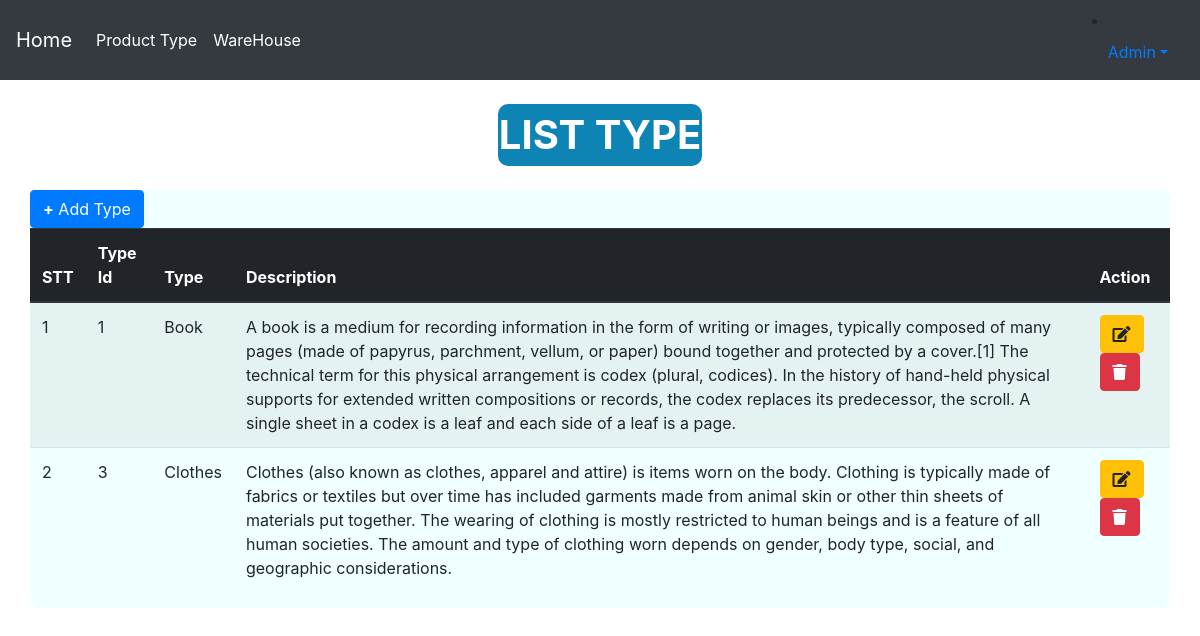
The page /indexType.php on the database its author committed.
### tables this page shows
CREATE TABLE `productTypes` (
  `productType_id` int NOT NULL,
  `productType` varchar(255) DEFAULT NULL,
  `textDiscription` varchar(4000) DEFAULT NULL
);

### src/controller/typeController.php (called while the page is built, shortened)
<?php
class typeController
{
    protected $typeModel;
    public function __construct()
    {
        $this->typeModel = new TypeModel();
    }
    public function show()
    {
        $type = $this->typeModel->getAll();
        include_once 'src/view/listType.php';
    }
}

### src/model/TypeModel.php (called while the page is built, shortened)
<?php
class TypeModel
{
    protected $database;
    public function __construct()
    {
        $db = new connDB();
        $this->database = $db->connect();
    }
    public function getAll()
    {
        $sql = 'SELECT * FROM `productTypes`';
        $stmt = $this->database->query($sql);
        $stmt->execute();
        $data = $stmt->fetchAll();
        $array = [];
        foreach ($data as $value) {
            $type = new Type($value['productType'], $value['textDiscription']);
            $type->setProductTypeId($value['productType_id']);
            array_push($array, $type);
        }
        return $array;
    }
}

### src/model/ConnDB.php (called while the page is built, shortened)
<?php
class connDB
{
    protected $dns;
    protected $user;
    protected $password;
    public function __construct()
    {
        $this->dns = 'mysql:host=localhost;dbname=caseModule2';
        $this->user = 'root';
        $this->password = '123456@Abc';
    }
    public function connect()
    {
        return new PDO($this->dns, $this->user, $this->password);
    }
}

### src/model/Type.php (called while the page is built, shortened)
<?php
class Type
{
    protected $productTypeId;
    protected $productType;
    protected $TextDiscription;
    public function __construct($productType, $TextDiscription)
    {
        $this->productType = $productType;
        $this->TextDiscription = $TextDiscription;
    }
    public function getProductTypeId()
    {
        return $this->productTypeId;
    }
    public function setProductTypeId($productTypeId): void
    {
        $this->productTypeId = $productTypeId;
    }
    public function getProductType()
    {
        return $this->productType;
    }
    public function getTextDiscription()
    {
        return $this->TextDiscription;
    }
}

### src/view/listType.php (the view, shortened to what this page needs)
<!doctype html>
<html lang="en">
<head>
    <link rel="stylesheet" href="https://maxcdn.bootstrapcdn.com/bootstrap/4.0.0/css/bootstrap.min.css"
>
    <link rel="stylesheet" href="https://cdnjs.cloudflare.com/ajax/libs/font-awesome/5.11.2/css/all.css"
/>
</head>
<body>
<nav class="navbar navbar-expand navbar-dark bg-dark">
    <a href="index.php" class="navbar-brand">Home</a>
    <div class="collapse navbar-collapse" id="navbarSupportedContent">
        <ul class="navbar-nav mr-auto">
            <a href="indexType.php" class="nav-item active nav-link">Product Type</a>
            <a href="indexWarehouse" class="nav-item active nav-link">WareHouse</a>
        </ul>
        <li class="nav-item dropdown">
            <a href="#" class="nav-link dropdown-toggle active" id="navbarDropdown" role="button" data-toggle="dropdown" aria-haspopup="true" aria-expanded="false">Admin</a>
        </li>
    </div>
</nav>
<br>
<table id="header">
    <tr>
        <th id="main">LIST TYPE</th>
    </tr>
</table>
<br>
<div class="container">
    <div class="row" style="background-color: azure;">
        <a href="indexType.php?page=add" class="btn btn-primary btn-xs pull-right"><b>+</b> Add Type</a>
        <table class="table table-hover table-striped">
            <thead>
            <tr class="thead-dark">
                <th>STT</th>
                <th>Type Id</th>
                <th>Type</th>
                <th>Description</th>
                <th colspan="2">Action</th>
            </tr>
            </thead>
            <tbody>
            <?php if (empty($type)): ?>
                <tr>
                    <td>No Data</td>
                </tr>
            <?php else: ?>
                <?php foreach ($type as $key => $value): ?>
                    <tr>
                        <td><?php echo ++$key ?></td>
                        <td><?php echo $value->getProductTypeId()?></td>
                        <td><?php echo $value->getProductType()?></td>
                        <td><?php echo $value->getTextDiscription()?></td>
                        <td>
                            <a href="indexType.php?page=edit&id=<?php echo $value->getProductTypeId() ?>" class="btn btn-warning"><i
                                        class="fas fa-edit"></i></a>
                            <a onclick="return confirm('Do you want delete item ?')"
                               href="indexType.php?page=delete&id=<?php echo $value->getProductTypeId() ?>" class="btn btn-danger"><i
                                        class="fas fa-trash"></i></a>
                        </td>
                    </tr>
                <?php endforeach; ?>
            <?php endif; ?>
            </tbody>
        </table>
    </div>
</div>
</body>
</html>

### src/view/listType.php (style rules this page uses)
div { border-radius: 10px; }
#header { margin: 0 auto; }
#main { font-size: 40px; background-color: #0e84b5; border-radius: 10px; color: white; }

### indexType.php (style rules this page uses)
body { background-size: cover; background-attachment: fixed; background-image: url("uploads/background.jpg"); }

### rows shown on the page
producttypes: productType_id "1", productType "Book", textDiscription "A book is a medium for recording information in the form of writing or images, typically composed of many pages (made of papyrus, parchment, vellum, or paper) bound together and protected by a cover.[1] The technical term for this physical arrangement is codex (plural, codices). In the history of hand-held physical supports for extended written compositions or records, the codex replaces its predecessor, the scroll. A single sheet in a codex is a leaf and each side of a leaf is a page."
producttypes: productType_id "3", productType "Clothes", textDiscription "Clothes (also known as clothes, apparel and attire) is items worn on the body. Clothing is typically made of fabrics or textiles but over time has included garments made from animal skin or other thin sheets of materials put together. The wearing of clothing is mostly restricted to human beings and is a feature of all human societies. The amount and type of clothing worn depends on gender, body type, social, and geographic considerations."
